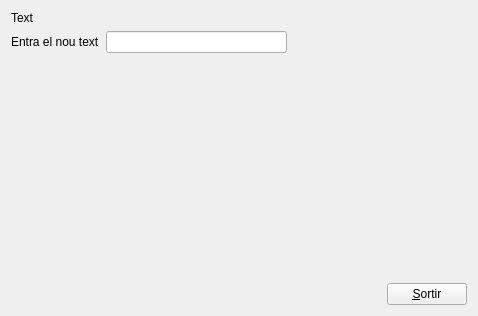
<?xml version="1.0" encoding="UTF-8"?>
<ui version="4.0">
 <class>MyForm</class>
 <widget class="QWidget" name="MyForm">
  <property name="geometry">
   <rect>
    <x>0</x>
    <y>0</y>
    <width>478</width>
    <height>316</height>
   </rect>
  </property>
  <property name="windowTitle">
   <string>Form</string>
  </property>
  <layout class="QVBoxLayout" name="verticalLayout_2">
   <item>
    <layout class="QHBoxLayout" name="horizontalLayout">
     <item>
      <widget class="MyLabel" name="label">
       <property name="text">
        <string>Text</string>
       </property>
      </widget>
     </item>
    </layout>
   </item>
   <item>
    <layout class="QHBoxLayout" name="horizontalLayout_2">
     <item>
      <widget class="QLabel" name="label_2">
       <property name="text">
        <string>Entra el nou text</string>
       </property>
      </widget>
     </item>
     <item>
      <widget class="QLineEdit" name="lineEdit"/>
     </item>
     <item>
      <spacer name="horizontalSpacer_2">
       <property name="orientation">
        <enum>Qt::Horizontal</enum>
       </property>
       <property name="sizeHint" stdset="0">
        <size>
         <width>40</width>
         <height>20</height>
        </size>
       </property>
      </spacer>
     </item>
    </layout>
   </item>
   <item>
    <layout class="QVBoxLayout" name="verticalLayout">
     <item>
      <spacer name="verticalSpacer">
       <property name="orientation">
        <enum>Qt::Vertical</enum>
       </property>
       <property name="sizeType">
        <enum>QSizePolicy::Expanding</enum>
       </property>
       <property name="sizeHint" stdset="0">
        <size>
         <width>20</width>
         <height>20</height>
        </size>
       </property>
      </spacer>
     </item>
     <item>
      <layout class="QHBoxLayout" name="horizontalLayout_3">
       <item>
        <spacer name="horizontalSpacer">
         <property name="orientation">
          <enum>Qt::Horizontal</enum>
         </property>
         <property name="sizeHint" stdset="0">
          <size>
           <width>40</width>
           <height>20</height>
          </size>
         </property>
        </spacer>
       </item>
       <item>
        <widget class="QPushButton" name="pushButton">
         <property name="text">
          <string>&amp;Sortir</string>
         </property>
        </widget>
       </item>
      </layout>
     </item>
    </layout>
   </item>
  </layout>
 </widget>
 <customwidgets>
  <customwidget>
   <class>MyLabel</class>
   <extends>QLabel</extends>
   <header>MyLabel.h</header>
   <slots>
    <slot>setTextMajuscules(QString)</slot>
   </slots>
  </customwidget>
 </customwidgets>
 <resources/>
 <connections>
  <connection>
   <sender>pushButton</sender>
   <signal>clicked()</signal>
   <receiver>MyForm</receiver>
   <slot>close()</slot>
   <hints>
    <hint type="sourcelabel">
     <x>457</x>
     <y>285</y>
    </hint>
    <hint type="destinationlabel">
     <x>417</x>
     <y>248</y>
    </hint>
   </hints>
  </connection>
  <connection>
   <sender>lineEdit</sender>
   <signal>textChanged(QString)</signal>
   <receiver>label</receiver>
   <slot>setTextMajuscules(QString)</slot>
   <hints>
    <hint type="sourcelabel">
     <x>162</x>
     <y>50</y>
    </hint>
    <hint type="destinationlabel">
     <x>33</x>
     <y>19</y>
    </hint>
   </hints>
  </connection>
 </connections>
 <slots>
  <slot>setTextMajuscules()</slot>
 </slots>
</ui>
